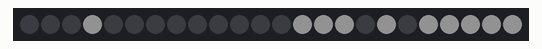
Simulated run of this sketch. Board: Arduino Uno, built with avr-gcc and run on an emulated ATmega328P. Shown: 24 RGB LEDs in strip order, left to right. Dim RGB values are drawn brighter than linear; the local clock reads 2024-03-15 10:24:30 at power-on unless the sketch sets it.

Above: at 0.1 s.
At 3.1 s:
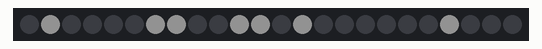
At 11.1 s:
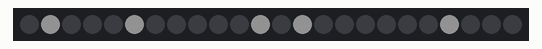
At 20.2 s:
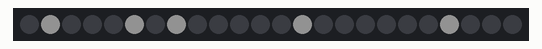
At 29.1 s:
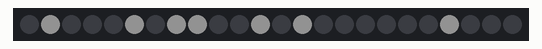
At 38.1 s:
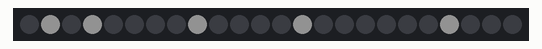

Measured:
- what the display in image 1 shows lasts 1.1 s, from 3.0 s to 4.1 s

The sketch:

binary_clock.ino
```cpp
#include "Adafruit_TLC5947.h"
#include "RTClib.h"

#define NUM_TLC5947 1
#define data   4
#define clock   3
#define latch   5
#define oe  -1

Adafruit_TLC5947 tlc = Adafruit_TLC5947(NUM_TLC5947, clock, data, latch);
RTC_DS3231 rtc;

uint16_t H1[] = {23, 22, 21, 20};
uint16_t H2[] = {19, 18, 17, 16};
uint16_t M1[] = {15, 12, 13, 14};
uint16_t M2[] = {0, 1, 2, 3};
uint16_t S1[] = {4, 5, 6, 7};
uint16_t S2[] = {8, 9, 10, 11};

int BRIGHTNESS = 300; // 4095 max

void setup() {
  Serial.begin(9600);

  rtc.begin();
  if (rtc.lostPower()) {
    rtc.adjust(DateTime(F(__DATE__), F(__TIME__)));
  }
  // testAll();
  tlc.begin();
  who();
}

void loop() {
  // allOff();
  // testNumbers();
  // testAll();
  setTime();
  delay(200);
  // read();

}

void read() {
  char message[3];
  if (Serial.available()) {
    int bytesRead = Serial.readBytesUntil('\n', message, sizeof(message) - 1);
    message[bytesRead] = '\0';

    Serial.print("You said: ");
    Serial.println(message);
    uint16_t i;
    sscanf(message, "%d", &i);
    allOff();
    tlc.setPWM(i, BRIGHTNESS);
    tlc.write();
  }
}

void testAll() {
  for (uint16_t pos = 0; pos <= 23; pos++) {
    tlc.setPWM(pos, BRIGHTNESS);
  }
  tlc.write();
  delay(3000);
  allOff();
  delay(3000);
}

void testNumbers() {
  allOff();
  for (int n = 0; n <= 9; n++) {
    setDigit(H1, n);
    setDigit(H2, n);
    setDigit(M1, n);
    setDigit(M2, n);
    setDigit(S1, n);
    setDigit(S2, n);
    tlc.write();
    delay(2000);
  }
}

void setDigit(uint16_t position[], uint8_t number) {
  for (uint8_t shift = 0; shift <= 3; shift++) {
    if ((number >> (3-shift)) & 1) {
      tlc.setPWM(position[shift], BRIGHTNESS);
    } else {
      tlc.setPWM(position[shift], 0);
    }
  }
}

void setTime() {
  DateTime now = rtc.now();
  uint8_t hh = now.hour();
  uint8_t mm = now.minute();
  uint8_t ss = now.second();
  setDigit(H1, hh / 10);
  setDigit(H2, hh % 10);
  setDigit(M1, mm / 10);
  setDigit(M2, mm % 10);
  setDigit(S1, ss / 10);
  setDigit(S2, ss % 10);
  tlc.write();
}

void allOff() {
  for (uint16_t pos = 0; pos <= 23; pos++) {
    tlc.setPWM(pos, 0);
  }
  tlc.write();
}

void who() {
  allOff();
  // 0 1 2 3 4 5 6 7 8 9 A B C D E F
  setDigit(H1, 15);
  setDigit(H2, 10);
  setDigit(M1, 11);
  setDigit(M2, 1);
  setDigit(S1, 0);
  setDigit(S2, 0);
  tlc.write();
  delay(3000);
}
```
